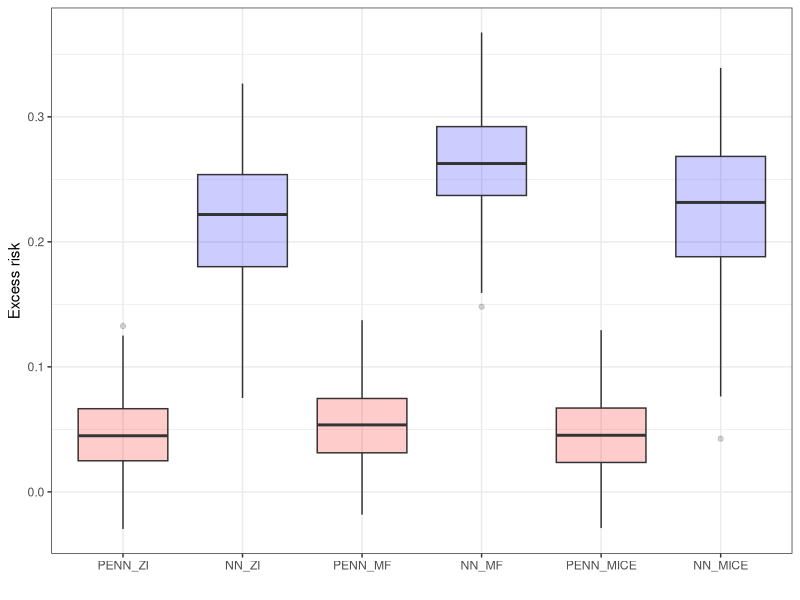

Source code (R):
library(ggplot2)
library(tidyr)

PENN_ZI = c(1.1653363704681396, 1.1488614082336426, 1.1591769456863403, 1.1329071521759033, 1.1831703186035156, 1.1776491403579712, 1.1612392663955688, 1.1884667873382568, 1.2079130411148071, 1.1844959259033203, 1.1616915464401245, 1.110626220703125, 1.1665908098220825, 1.190011739730835, 1.1851081848144531, 1.1963841915130615, 1.1539978981018066, 1.1506422758102417, 1.2202701568603516, 1.23233163356781, 1.1006361246109009, 1.1435208320617676, 1.1750329732894897, 1.1933672428131104, 1.2010498046875, 1.1258498430252075, 1.127498984336853, 1.2245675325393677, 1.1172198057174683, 1.2091244459152222, 1.2307182550430298, 1.2262053489685059, 1.1752650737762451, 1.1515581607818604, 1.215487003326416, 1.1608703136444092, 1.1998791694641113, 1.180948257446289, 1.1296628713607788, 1.181888222694397, 1.2128573656082153, 1.1709473133087158, 1.2629666328430176, 1.13236665725708, 1.1825666427612305, 1.1986219882965088, 1.1679729223251343, 1.2141412496566772, 1.1601650714874268, 1.1705516576766968, 1.1996735334396362, 1.175622820854187, 1.1817431449890137, 1.2092626094818115, 1.144528865814209, 1.1934006214141846, 1.2045823335647583, 1.1917937994003296, 1.1949634552001953, 1.1313174962997437, 1.171170949935913, 1.2394357919692993, 1.1928092241287231, 1.1628503799438477, 1.1970726251602173, 1.1967018842697144, 1.1484464406967163, 1.162784218788147, 1.1361876726150513, 1.1554454565048218, 1.2165169715881348, 1.1391429901123047, 1.1806682348251343, 1.1714544296264648, 1.1679810285568237, 1.1903938055038452, 1.2552634477615356, 1.1680736541748047, 1.1128251552581787, 1.2064834833145142, 1.1757183074951172, 1.1530117988586426, 1.1674083471298218, 1.1716573238372803, 1.1630874872207642, 1.13587486743927, 1.116837978363037, 1.1167176961898804, 1.1649999618530273, 1.154213786125183, 1.1907908916473389, 1.2035411596298218, 1.1704638004302979, 1.1855802536010742, 1.1665700674057007, 1.1593399047851562, 1.13966965675354, 1.2383121252059937, 1.1849316358566284, 1.1983879804611206) - 0.880255 - 0.25

NN_ZI = c(1.231329321861267, 1.3524235486984253, 1.3736671209335327, 1.218039870262146, 1.4087750911712646, 1.3625819683074951, 1.3559980392456055, 1.4059115648269653, 1.4568603038787842, 1.4012188911437988, 1.2534441947937012, 1.3245224952697754, 1.367131233215332, 1.3860951662063599, 1.432630181312561, 1.3945012092590332, 1.2233467102050781, 1.2572156190872192, 1.388885498046875, 1.4516714811325073, 1.3290702104568481, 1.2339023351669312, 1.36989164352417, 1.3777326345443726, 1.3105217218399048, 1.3456430435180664, 1.2939863204956055, 1.430167317390442, 1.3211853504180908, 1.3714637756347656, 1.3918837308883667, 1.3821146488189697, 1.3576738834381104, 1.2551770210266113, 1.323976993560791, 1.360067367553711, 1.3833012580871582, 1.3748873472213745, 1.3396919965744019, 1.3265131711959839, 1.390434741973877, 1.3514525890350342, 1.39231276512146, 1.3105682134628296, 1.4330605268478394, 1.2995437383651733, 1.241245985031128, 1.4326019287109375, 1.3624589443206787, 1.351701021194458, 1.389217495918274, 1.3795371055603027, 1.296308159828186, 1.339192271232605, 1.332366704940796, 1.2740886211395264, 1.3518257141113281, 1.3795557022094727, 1.2998497486114502, 1.209793210029602, 1.3170655965805054, 1.3424859046936035, 1.3807677030563354, 1.285478949546814, 1.3445948362350464, 1.4047892093658447, 1.2234704494476318, 1.35712468624115, 1.2954413890838623, 1.3199101686477661, 1.3100122213363647, 1.339227318763733, 1.360996127128601, 1.3891565799713135, 1.3833738565444946, 1.395546317100525, 1.3370963335037231, 1.2709300518035889, 1.301484227180481, 1.37284517288208, 1.3972424268722534, 1.3537147045135498, 1.3896832466125488, 1.35347580909729, 1.2545539140701294, 1.2687678337097168, 1.301635503768921, 1.2053616046905518, 1.336413860321045, 1.3654416799545288, 1.3910828828811646, 1.3922662734985352, 1.3380956649780273, 1.3999338150024414, 1.317535161972046, 1.2489526271820068, 1.3493074178695679, 1.3691322803497314, 1.35028874874115, 1.4311435222625732) - 0.880255 - 0.25

PENN_MF = c(1.172859787940979, 1.1614296436309814, 1.1782726049423218, 1.1397730112075806, 1.1978625059127808, 1.1791508197784424, 1.165939211845398, 1.203080415725708, 1.2115188837051392, 1.1849899291992188, 1.165507435798645, 1.1361464262008667, 1.1774991750717163, 1.1942715644836426, 1.1936341524124146, 1.2082715034484863, 1.1621938943862915, 1.159568190574646, 1.2227298021316528, 1.2333180904388428, 1.1312978267669678, 1.1465409994125366, 1.1958651542663574, 1.200303077697754, 1.2215222120285034, 1.129032850265503, 1.1368167400360107, 1.2483175992965698, 1.1194751262664795, 1.2080718278884888, 1.2503780126571655, 1.236696481704712, 1.1849027872085571, 1.1541756391525269, 1.240032434463501, 1.1683130264282227, 1.206588864326477, 1.203218698501587, 1.1414695978164673, 1.157601237297058, 1.2274366617202759, 1.1761372089385986, 1.2675747871398926, 1.1300944089889526, 1.2099394798278809, 1.2091697454452515, 1.1760073900222778, 1.2382135391235352, 1.1906778812408447, 1.1827670335769653, 1.198960304260254, 1.186415672302246, 1.1935662031173706, 1.2227996587753296, 1.1556015014648438, 1.2037560939788818, 1.2044308185577393, 1.1972278356552124, 1.1988080739974976, 1.1459412574768066, 1.1741880178451538, 1.2390191555023193, 1.2015498876571655, 1.1849536895751953, 1.2034114599227905, 1.2134828567504883, 1.1470285654067993, 1.1669535636901855, 1.1271284818649292, 1.151516318321228, 1.2135545015335083, 1.1646440029144287, 1.192710518836975, 1.177801251411438, 1.17116379737854, 1.1960755586624146, 1.250306248664856, 1.1825964450836182, 1.1120357513427734, 1.2089290618896484, 1.1816171407699585, 1.1496883630752563, 1.1725249290466309, 1.174027681350708, 1.1577751636505127, 1.1429370641708374, 1.131546974182129, 1.129437804222107, 1.1784887313842773, 1.1615357398986816, 1.207485556602478, 1.2019842863082886, 1.1706141233444214, 1.1870448589324951, 1.162574052810669, 1.1765227317810059, 1.1517307758331299, 1.2411675453186035, 1.1991244554519653, 1.2239454984664917) - 0.880255 - 0.25

NN_MF = c(1.3521114587783813, 1.3667691946029663, 1.3835365772247314, 1.3147597312927246, 1.4126347303390503, 1.3912177085876465, 1.3680989742279053, 1.4223085641860962, 1.4711757898330688, 1.387104868888855, 1.3928142786026, 1.355779767036438, 1.3744757175445557, 1.4131028652191162, 1.433471441268921, 1.4235703945159912, 1.351845383644104, 1.3827327489852905, 1.4362596273422241, 1.4828375577926636, 1.332700252532959, 1.3736207485198975, 1.4305137395858765, 1.3953338861465454, 1.4650006294250488, 1.3509432077407837, 1.3460496664047241, 1.4355652332305908, 1.3151345252990723, 1.423837423324585, 1.4456759691238403, 1.434425711631775, 1.3687562942504883, 1.355865240097046, 1.4170705080032349, 1.3914847373962402, 1.3925261497497559, 1.4370639324188232, 1.3520382642745972, 1.355433464050293, 1.4079517126083374, 1.4053878784179688, 1.4977726936340332, 1.3401484489440918, 1.4495357275009155, 1.4240244626998901, 1.3903793096542358, 1.4394642114639282, 1.3729337453842163, 1.3724249601364136, 1.3985978364944458, 1.3773573637008667, 1.393000841140747, 1.4325391054153442, 1.3519412279129028, 1.425658941268921, 1.4095771312713623, 1.4228371381759644, 1.4131981134414673, 1.3393208980560303, 1.3982433080673218, 1.4363199472427368, 1.3941500186920166, 1.3741213083267212, 1.4214955568313599, 1.4161741733551025, 1.3354331254959106, 1.3622498512268066, 1.2894195318222046, 1.3735227584838867, 1.4408011436462402, 1.386667013168335, 1.4069335460662842, 1.4072184562683105, 1.392014503479004, 1.3937866687774658, 1.4395668506622314, 1.3710345029830933, 1.2783386707305908, 1.4520297050476074, 1.4025450944900513, 1.3886451721191406, 1.4033809900283813, 1.4083569049835205, 1.357273817062378, 1.3340084552764893, 1.3199036121368408, 1.3361201286315918, 1.3570637702941895, 1.3916189670562744, 1.4134840965270996, 1.4147772789001465, 1.367553949356079, 1.3936306238174438, 1.3604661226272583, 1.37589430809021, 1.3698647022247314, 1.467473030090332, 1.3967163562774658, 1.4369561672210693) - 0.880255 - 0.25

PENN_MICE = c(1.175697684288025, 1.1447298526763916, 1.1678473949432373, 1.1279278993606567, 1.197246789932251, 1.1734369993209839, 1.161920189857483, 1.2013651132583618, 1.2108107805252075, 1.1740142107009888, 1.1512064933776855, 1.125068187713623, 1.158559799194336, 1.1876825094223022, 1.1822304725646973, 1.1981202363967896, 1.1546720266342163, 1.1422674655914307, 1.197500228881836, 1.228579044342041, 1.114743947982788, 1.1401889324188232, 1.1862378120422363, 1.1856706142425537, 1.202951192855835, 1.1299562454223633, 1.1326960325241089, 1.234903335571289, 1.123036503791809, 1.2204939126968384, 1.2283058166503906, 1.2161991596221924, 1.1773313283920288, 1.1506091356277466, 1.2201919555664062, 1.15608549118042, 1.2034496068954468, 1.1847528219223022, 1.1294645071029663, 1.1480927467346191, 1.2054386138916016, 1.1752417087554932, 1.2596650123596191, 1.1288450956344604, 1.2015657424926758, 1.198269009590149, 1.181520938873291, 1.2150835990905762, 1.1639162302017212, 1.1753829717636108, 1.1941592693328857, 1.1807154417037964, 1.1743628978729248, 1.2160449028015137, 1.1446541547775269, 1.19569993019104, 1.2063907384872437, 1.1989078521728516, 1.1931183338165283, 1.1249889135360718, 1.1664392948150635, 1.2202359437942505, 1.1926474571228027, 1.173156976699829, 1.1958134174346924, 1.1917040348052979, 1.144085168838501, 1.1486051082611084, 1.1289604902267456, 1.1614024639129639, 1.2138302326202393, 1.1314046382904053, 1.1763038635253906, 1.1683971881866455, 1.1662006378173828, 1.1877827644348145, 1.2465007305145264, 1.164231300354004, 1.1013342142105103, 1.2139134407043457, 1.182411789894104, 1.1441645622253418, 1.1812279224395752, 1.171637773513794, 1.1570793390274048, 1.1222493648529053, 1.1161531209945679, 1.125388741493225, 1.1800035238265991, 1.157673716545105, 1.1952639818191528, 1.196663737297058, 1.17519211769104, 1.1745688915252686, 1.1637665033340454, 1.165581464767456, 1.1546434164047241, 1.2488881349563599, 1.18135404586792, 1.1952143907546997) - 0.880255 - 0.25

NN_MICE = c(1.35847008228302, 1.20656156539917, 1.3193016052246094, 1.3045696020126343, 1.4047366380691528, 1.3843343257904053, 1.3763179779052734, 1.432015061378479, 1.4375312328338623, 1.2578927278518677, 1.3864738941192627, 1.2346872091293335, 1.3724769353866577, 1.3896379470825195, 1.4306116104125977, 1.403967261314392, 1.3470662832260132, 1.353537678718567, 1.3859671354293823, 1.4531608819961548, 1.2790690660476685, 1.2962827682495117, 1.4004292488098145, 1.341734528541565, 1.3259037733078003, 1.1727317571640015, 1.2994897365570068, 1.3473646640777588, 1.2953284978866577, 1.389334797859192, 1.3049262762069702, 1.435194492340088, 1.3445043563842773, 1.2671748399734497, 1.3189125061035156, 1.3479735851287842, 1.3167256116867065, 1.4211419820785522, 1.3519726991653442, 1.3444215059280396, 1.4001917839050293, 1.3498094081878662, 1.4694558382034302, 1.3312077522277832, 1.347744345664978, 1.4178386926651, 1.3431072235107422, 1.4252679347991943, 1.3970630168914795, 1.3639248609542847, 1.3854542970657349, 1.2496981620788574, 1.3754469156265259, 1.3801950216293335, 1.2871869802474976, 1.3637402057647705, 1.4103710651397705, 1.4213647842407227, 1.3966563940048218, 1.3217052221298218, 1.321191668510437, 1.4222853183746338, 1.3745427131652832, 1.3240892887115479, 1.294295072555542, 1.394992709159851, 1.3065625429153442, 1.3140236139297485, 1.235485315322876, 1.3023802042007446, 1.4493299722671509, 1.3289233446121216, 1.3745625019073486, 1.4116624593734741, 1.3817330598831177, 1.400349497795105, 1.4458404779434204, 1.3770077228546143, 1.2973600625991821, 1.4395418167114258, 1.3708515167236328, 1.3165282011032104, 1.3874146938323975, 1.345869541168213, 1.3549585342407227, 1.3150582313537598, 1.2969924211502075, 1.3238111734390259, 1.3496215343475342, 1.375205397605896, 1.3980706930160522, 1.4056099653244019, 1.3042453527450562, 1.400360107421875, 1.3621569871902466, 1.3715444803237915, 1.3614180088043213, 1.4029340744018555, 1.258225917816162, 1.4040098190307617) - 0.880255 - 0.25


Excess_Risk = data.frame('PENN_ZI' = PENN_ZI, 'NN_ZI' = NN_ZI,
                         'PENN_MF' = PENN_MF, 'NN_MF' = NN_MF,
                         'PENN_MICE' = PENN_MICE, 'NN_MICE' = NN_MICE)
df_long = Excess_Risk %>%
  pivot_longer(cols = everything(), names_to = "Variable", values_to = "Value")
df_long$Variable = factor(df_long$Variable, levels = c('PENN_ZI', 'NN_ZI', 'PENN_MF', 'NN_MF', 'PENN_MICE', 'NN_MICE'))

ggplot(df_long, aes(x=Variable, y=Value, fill=Variable)) + geom_boxplot(alpha=0.2) + 
  xlab("") + ylab("Excess risk") + theme_bw() + theme(legend.position = "none") + 
  scale_fill_manual(values = c('PENN_ZI' = 'red', 'NN_ZI' = 'blue', 'PENN_MF' = 'red', 
                               'NN_MF' = 'blue',  'PENN_MICE' = 'red', 'NN_MICE' = 'blue'))
